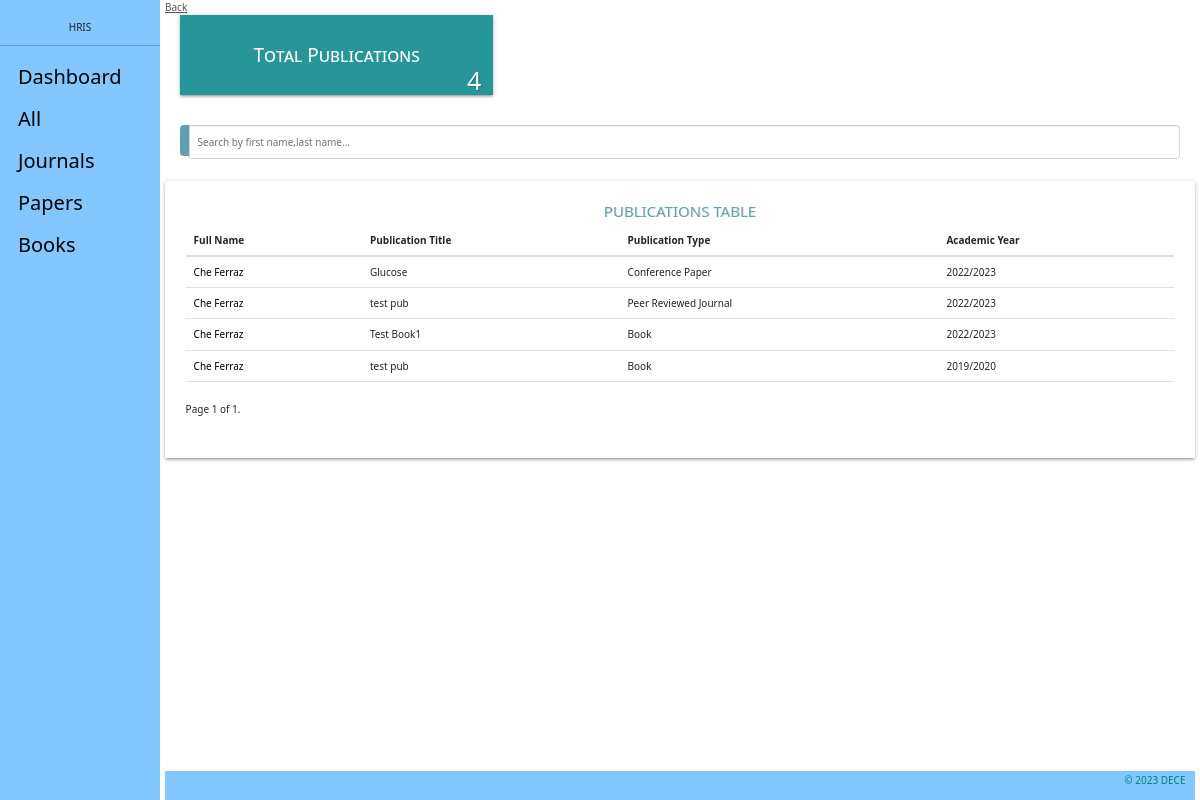
/admin_view/publications/ (signed in), run on the app's committed database.
### staff_app/models.py (models this page shows, shortened)
class Publications(models.Model):
    JOURNAL = 'Peer Reviewed Journal'
    CONFERENCE = 'Conference Paper'
    BOOK = 'Book'
    PUBLICATION_TYPE = (
        (JOURNAL, 'Peer Reviewed Journal'),
        (CONFERENCE, 'Conference Paper'),
        (BOOK, 'Book'),
    )
    user = models.ForeignKey(CustomUser, on_delete=models.CASCADE, default=1)
    title = models.CharField(max_length=100, verbose_name=_(
        'Title'), null=True, blank=False)
    year = models.CharField(verbose_name=_(
        'Academic Year'), null=True, blank=False, max_length=9)
    publicationtype = models.CharField(_('Publication Type'), max_length=25, default=JOURNAL,
                                       choices=PUBLICATION_TYPE, blank=False, null=True)
    updated = models.DateTimeField(auto_now=True, auto_now_add=False)
    created = models.DateTimeField(auto_now=False, auto_now_add=True)
    objects = PublicationManager()
    class Meta:
        verbose_name = _('Publication')
        verbose_name_plural = _('Publications')
        ordering = ['-created']

### hris_app/models.py (models this page shows)
class CustomUser (AbstractUser):
    ADMINISTRATOR = '1'
    STAFF = '2'
    EMAIL_TO_USER_TYPE_MAP = {
        'administrator': ADMINISTRATOR,
        'staff': STAFF
    }
    user_type_data = ((ADMINISTRATOR, "Administrator"), (STAFF, "Staff"))
    user_type = models.CharField(
        default=1,
        choices=user_type_data,
        max_length=20
    )

### admin_app/views.py (the view)
# urls.py: path('publications/', views.publications, name="publications"),
def publications(request):
    if not (request.user.is_authenticated and request.user.is_superuser):
        return redirect('hris:home')
    publications = Publications.objects.prefetch_related('user').all().order_by(
        '-year')
    dataset = dict()
    query = request.GET.get('search')
    if query:
        query = re.sub(r"\s+", ".", query, flags=re.UNICODE)
        publications = publications.filter(
            Q(user__username__icontains=query)
        )
    paginator = Paginator(publications, 10)
    page = request.GET.get('page')
    publications_paginated = paginator.get_page(page)
    dataset['pubs_list'] = publications_paginated
    dataset['all_pubs'] = Publications.objects.all()
    dataset['title'] = 'Employee | Publications'
    dataset['count_title'] = 'Total Publications'
    return render(request, "admin/publications_view.html", dataset)

### templates/admin/publications_view.html (shortened to what this page needs)
{% extends 'base_publications.html' %}
{% load static %}
{% block content %}
<link type="text/CSS" href="https://res.cloudinary.com/dtol6ceis/raw/upload/v1680494180/css/light-bootstrap-dashboard_hrxwdp.css" rel="stylesheet"/>
<section class="row">
    <section class="col col-lg-12">
        <span><a href="{{request.META.HTTP_REFERER|escape}}" style="color:#565656;">Back</a></span>
    </section>
</section>
    {% if not all_pubs %}
        <p>No Publications</p>
    {% else %}
    <section class="row margin-bottom">
        <div class="container-fluid">
        <section class="col-lg-4 col-md-4 col-sm-12">
            <div class="employee-box sec-box">
                <a href="">
                <span>{{count_title}}</span>
                </a>
                <span class="count-object">{{ all_pubs.count }}</span>
            </div>
        </section>
    </section>
    <div class="row" style="margin-bottom: 2.2rem;margin-top: 3rem;">
        <div class="">
        <div class="col-lg-12">
            <form action="." method="GET">
                <div class="input-group">
                    <span class="input-group-btn">
                        <button class="btn btn-default" id = "stylebutton" type="submit">Search</button>
                    </span>
                    <input type="search" value="{{request.GET.search}}" name="search" class="form-control" placeholder="Search by first name,last name...">
                </div>
            </form>
        </div>
        </div>
    </div>
    <div class="table-responsive table-shadow">
        <div class="text-center table-description">
            <h4 class="title-h3" style="color: #60a0b3 !important;
            text-shadow: 1px 0px rgba(0,0,0,0.11)"> PUBLICATIONS TABLE</h4>
        </div>
        <table class="table">
            <thead>
                <tr>
                  <th scope="col">Full Name</th>
                  <th scope="col">Publication Title</th>
                  <th scope="col">Publication Type</th>
                  <th scope="col">Academic Year</th>
                </tr>
            </thead>
            <tbody>
                {% if not pubs_list %}
                    <tr>
                    <td>No publications associated with that employee found.</td>
                    </tr>
                {% else %}
                    {% for pub in pubs_list %}
                    <tr>
                        {% if pub.user.first_name or pub.user.last_name %}
                            <td><a id="name" href="{% url 'admin_app:info' pub.user_id %}">{{ pub.user.first_name}} {{pub.user.last_name}}</a></td>
                        {% else %}
                            <td>N/A</td>
                        {% endif %}
                        <td>{{pub.title}}</td>
                        <td>{{pub.publicationtype}}</td>
                        <td>{{pub.year}}</td>
                    </tr>
                    {% endfor %}
                {% endif %}
            </tbody>
        </table>
              <div class="pagination">
                <span class="step-links">
                    <span class="current">
                        Page {{ pubs_list.number }} of {{ pubs_list.paginator.num_pages }}.
                    </span>
                </span>
            </div>
    </div>
    {% endif %}
{% endblock content %}

### data on the page
Publications: user.first_name "Che", user.last_name "Ferraz", title "Glucose", publicationtype "Conference Paper", year "2022/2023"
Publications: user.first_name "Che", user.last_name "Ferraz", title "test pub", publicationtype "Peer Reviewed Journal", year "2022/2023"
Publications: user.first_name "Che", user.last_name "Ferraz", title "Test Book1", publicationtype "Book", year "2022/2023"
Publications: user.first_name "Che", user.last_name "Ferraz", title "test pub", publicationtype "Book", year "2019/2020"

### other printed values
{{ count_title }} "Total Publications"
{{ all_pubs.count }} "4"
{{ pubs_list.number }} "1"
{{ pubs_list.paginator.num_pages }} "1"
